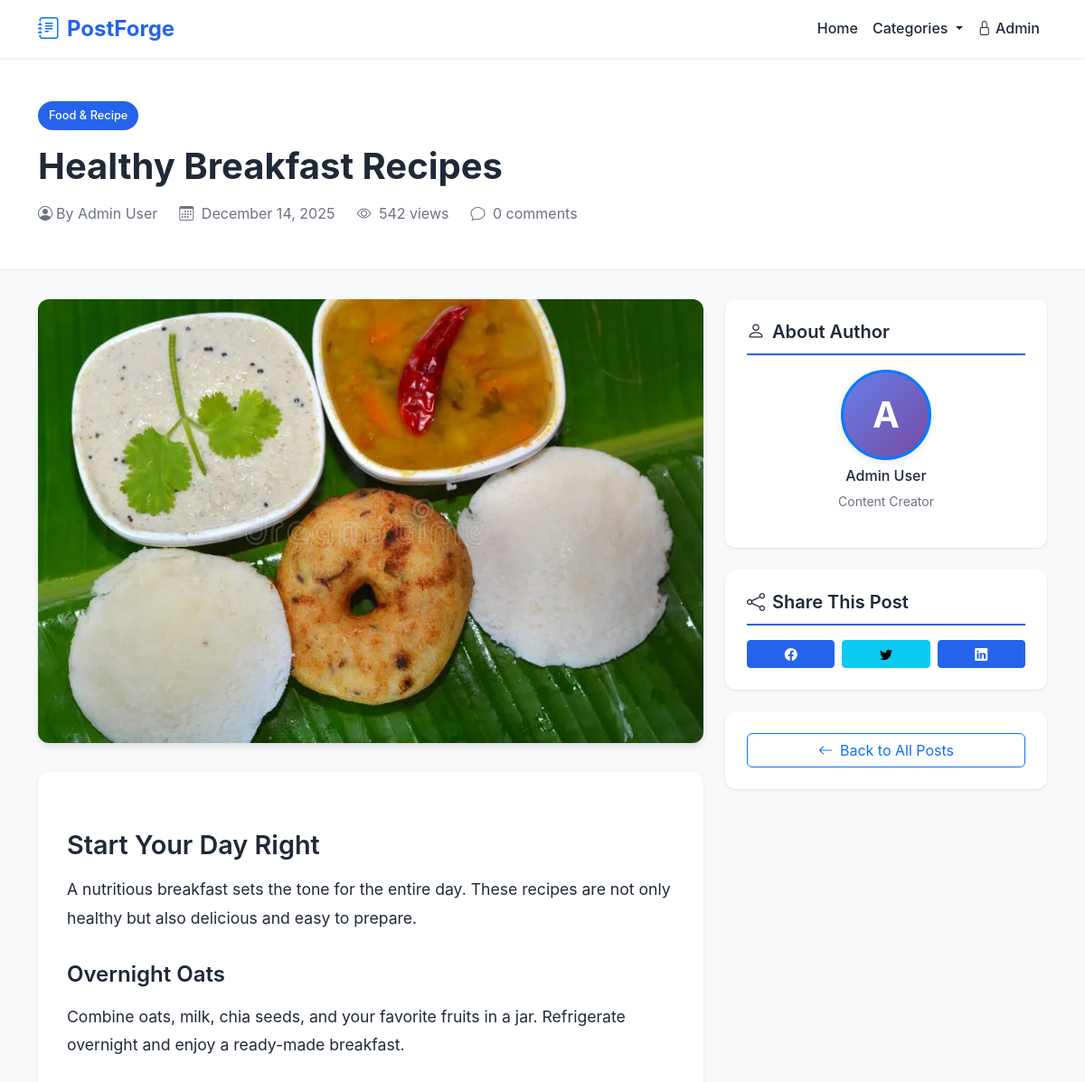
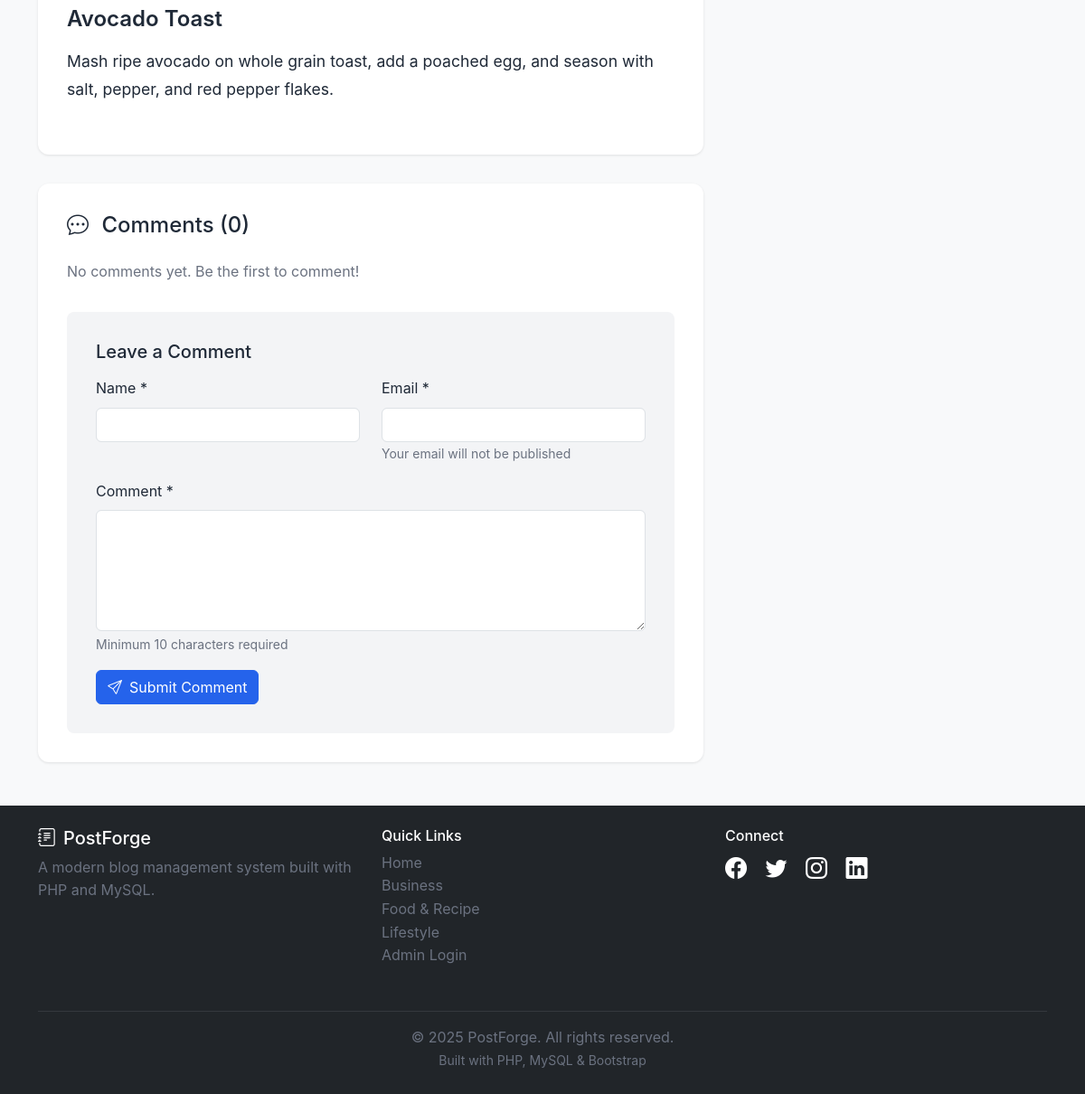
Page /post.php?slug=healthy-breakfast-recipes on the committed database (2 pictures, top to bottom).
### tables this page shows
CREATE TABLE IF NOT EXISTS posts (
    id INT PRIMARY KEY AUTO_INCREMENT,
    title VARCHAR(255) NOT NULL,
    slug VARCHAR(255) UNIQUE NOT NULL,
    content TEXT NOT NULL,
    excerpt TEXT,
    featured_image VARCHAR(255),
    category_id INT,
    author_id INT,
    status ENUM('draft', 'published') DEFAULT 'draft',
    views INT DEFAULT 0,
    created_at TIMESTAMP DEFAULT CURRENT_TIMESTAMP,
    updated_at TIMESTAMP DEFAULT CURRENT_TIMESTAMP ON UPDATE CURRENT_TIMESTAMP,
    published_at TIMESTAMP NULL,
    FOREIGN KEY (category_id) REFERENCES categories(id) ON DELETE SET NULL,
    FOREIGN KEY (author_id) REFERENCES admins(id) ON DELETE CASCADE,
    INDEX idx_slug (slug),
    INDEX idx_status (status),
    INDEX idx_category (category_id),
    INDEX idx_author (author_id),
    INDEX idx_created (created_at),
    FULLTEXT idx_search (title, content)
);

CREATE TABLE IF NOT EXISTS categories (
    id INT PRIMARY KEY AUTO_INCREMENT,
    name VARCHAR(100) UNIQUE NOT NULL,
    slug VARCHAR(100) UNIQUE NOT NULL,
    description TEXT,
    created_at TIMESTAMP DEFAULT CURRENT_TIMESTAMP,
    INDEX idx_slug (slug)
);

### includes/functions.php (called while the page is built, shortened)
<?php
function sanitize($data) {
    return htmlspecialchars($data, ENT_QUOTES, 'UTF-8');
}
function formatDate($date, $format = 'M d, Y') {
    return date($format, strtotime($date));
}
function formatNumber($number) {
    return number_format($number);
}

### public/post.php (the view, shortened to what this page needs)
<?php
require_once '../includes/functions.php';
$slug = $_GET['slug'] ?? '';
try {
    $db = getDB();
    $postStmt = $db->prepare("
        SELECT p.*, c.name as category_name, c.slug as category_slug, a.full_name as author_name, a.profile_image as author_image
        FROM posts p
        LEFT JOIN categories c ON p.category_id = c.id
        LEFT JOIN admins a ON p.author_id = a.id
        WHERE p.slug = :slug AND p.status = 'published'
    ");
    $postStmt->execute(['slug' => $slug]);
    $post = $postStmt->fetch();
    $commentsStmt = $db->prepare("
        SELECT * FROM comments
        WHERE post_id = :post_id AND status = 'approved'
        ORDER BY created_at DESC
    ");
    $commentsStmt->execute(['post_id' => $post['id']]);
    $comments = $commentsStmt->fetchAll();
} catch (PDOException $e) {
    header('Location: index.php');
    exit;
}
include 'includes/header.php';
?>
<div class="single-post-header">
    <div class="container">
        <a href="category.php?slug=<?php echo $post['category_slug']; ?>"
           class="category-badge mb-3">
            <?php echo sanitize($post['category_name'] ?? 'Uncategorized'); ?>
        </a>
        <h1 class="single-post-title"><?php echo sanitize($post['title']); ?></h1>
        <div class="single-post-meta">
            <span class="d-inline-flex align-items-center">
                <?php if ($post['author_image']): ?>
                    <img src="../uploads/profiles/<?php echo sanitize($post['author_image']); ?>"
                         alt="<?php echo sanitize($post['author_name']); ?>"
                         style="width: 24px; height: 24px; border-radius: 50%; object-fit: cover; margin-right: 8px;">
                <?php else: ?>
                    <i class="bi bi-person-circle me-1"></i>
                <?php endif; ?>
                By <?php echo sanitize($post['author_name']); ?>
            </span>
            <span>
                <i class="bi bi-calendar3 me-1"></i>
                <?php echo formatDate($post['published_at'], 'F d, Y'); ?>
            </span>
            <span>
                <i class="bi bi-eye me-1"></i>
                <?php echo formatNumber($post['views']); ?> views
            </span>
            <span>
                <i class="bi bi-chat me-1"></i>
                <?php echo count($comments); ?> comments
            </span>
        </div>
    </div>
</div>
<div class="container mb-5">
    <div class="row">
        <div class="col-lg-8">
            <?php if ($post['featured_image']): ?>
                <div class="featured-image-container">
                    <img src="<?php echo UPLOAD_URL . sanitize($post['featured_image']); ?>"
                         alt="<?php echo sanitize($post['title']); ?>"
                         class="featured-image">
                </div>
            <?php endif; ?>
            <div class="post-content">
                <?php echo $post['content']; ?>
            </div>
            <div class="comments-section" id="comments">
                <h4 class="mb-4">
                    <i class="bi bi-chat-dots me-2"></i>
                    Comments (<?php echo count($comments); ?>)
                </h4>
                <?php if (!empty($comments)): ?>
                    <div class="comments-list mb-4">
                        <?php foreach ($comments as $comment): ?>
                            <div class="comment-item" id="comment-<?php echo $comment['id']; ?>">
                                <div class="comment-author">
                                    <i class="bi bi-person-circle me-2"></i>
                                    <?php echo sanitize($comment['author_name']); ?>
                                </div>
                                <div class="comment-date">
                                    <?php echo timeAgo($comment['created_at']); ?>
                                </div>
                                <div class="comment-content">
                                    <?php echo nl2br(sanitize($comment['content'])); ?>
                                </div>
                            </div>
                        <?php endforeach; ?>
                    </div>
                <?php else: ?>
                    <p class="text-muted mb-4">No comments yet. Be the first to comment!</p>
                <?php endif; ?>
                <div class="comment-form">
                    <h5 class="mb-3">Leave a Comment</h5>
                    <form method="POST" action="">
                        <div class="row">
                            <div class="col-md-6 mb-3">
                                <label for="name" class="form-label">Name *</label>
                                <input type="text" class="form-control" id="name" name="name"
                                       value="<?php echo isset($_POST['name']) ? sanitize($_POST['name']) : ''; ?>"
                                       required>
                            </div>
                            <div class="col-md-6 mb-3">
                                <label for="email" class="form-label">Email *</label>
                                <input type="email" class="form-control" id="email" name="email"
                                       value="<?php echo isset($_POST['email']) ? sanitize($_POST['email']) : ''; ?>"
                                       required>
                                <small class="text-muted">Your email will not be published</small>
                            </div>
                        </div>
                        <div class="mb-3">
                            <label for="comment" class="form-label">Comment *</label>
                            <textarea class="form-control" id="comment" name="comment" rows="5"
                                      required><?php echo isset($_POST['comment']) ? sanitize($_POST['comment']) : ''; ?></textarea>
                        </div>
                        <button type="submit" name="submit_comment" class="btn btn-primary">
                            <i class="bi bi-send me-2"></i>Submit Comment
                        </button>
                    </form>
                </div>
            </div>
        </div>
        <div class="col-lg-4">
            <div class="sidebar-widget">
                <h5><i class="bi bi-person me-2"></i>About Author</h5>
                <div class="text-center">
                    <?php if ($post['author_image']): ?>
                        <img src="../uploads/profiles/<?php echo sanitize($post['author_image']); ?>"
                             alt="<?php echo sanitize($post['author_name']); ?>"
                             style="width: 100px; height: 100px; border-radius: 50%; object-fit: cover; border: 3px solid #007bff; box-shadow: 0 2px 8px rgba(0,0,0,0.1);">
                    <?php else: ?>
                        <div style="width: 100px; height: 100px; border-radius: 50%; background: linear-gradient(135deg, #667eea 0%, #764ba2 100%); display: inline-flex; align-items: center; justify-content: center; color: white; font-size: 2.5rem; font-weight: bold; border: 3px solid #007bff; box-shadow: 0 2px 8px rgba(0,0,0,0.1);">
                            <?php echo strtoupper(substr($post['author_name'], 0, 1)); ?>
                        </div>
                    <?php endif; ?>
                    <h6 class="mt-2"><?php echo sanitize($post['author_name']); ?></h6>
                    <p class="text-muted small">Content Creator</p>
                </div>
            </div>
            <div class="sidebar-widget">
                <h5><i class="bi bi-share me-2"></i>Share This Post</h5>
                <div class="d-flex gap-2">
                    <a href="https://facebook.com/sharer/sharer.php?u=<?php echo urlencode(SITE_URL . '/public/post.php?slug=' . $slug); ?>"
                       target="_blank" class="btn btn-primary btn-sm flex-fill">
                        <i class="bi bi-facebook"></i>
                    </a>
                    <a href="https://twitter.com/intent/tweet?url=<?php echo urlencode(SITE_URL . '/public/post.php?slug=' . $slug); ?>&text=<?php echo urlencode($post['title']); ?>"
                       target="_blank" class="btn btn-info btn-sm flex-fill">
                        <i class="bi bi-twitter"></i>
                    </a>
                    <a href="https://www.linkedin.com/shareArticle?mini=true&url=<?php echo urlencode(SITE_URL . '/public/post.php?slug=' . $slug); ?>"
                       target="_blank" class="btn btn-primary btn-sm flex-fill">
                        <i class="bi bi-linkedin"></i>
                    </a>
                </div>
            </div>
            <div class="sidebar-widget">
                <a href="index.php" class="btn btn-outline-primary w-100">
                    <i class="bi bi-arrow-left me-2"></i>Back to All Posts
                </a>
            </div>
        </div>
    </div>
</div>
<?php include 'includes/footer.php'; ?>

### public/includes/footer.php (shortened to what this page needs)
    </main>
    <footer class="bg-dark text-white mt-5 py-4">
        <div class="container">
            <div class="row">
                <div class="col-md-4 mb-3">
                    <h5><i class="bi bi-journal-text me-2"></i><?php echo SITE_NAME; ?></h5>
                    <p class="text-muted">A modern blog management system built with PHP and MySQL.</p>
                </div>
                <div class="col-md-4 mb-3">
                    <h6>Quick Links</h6>
                    <ul class="list-unstyled">
                        <li><a href="index.php" class="text-muted text-decoration-none">Home</a></li>
                        <?php
                        try {
                            $db = getDB();
                            $footerCatsStmt = $db->query("SELECT * FROM categories ORDER BY name ASC LIMIT 3");
                            $footerCategories = $footerCatsStmt->fetchAll();
                            foreach ($footerCategories as $footerCat):
                        ?>
                            <li>
                                <a href="category.php?slug=<?php echo $footerCat['slug']; ?>"
                                   class="text-muted text-decoration-none">
                                    <?php echo sanitize($footerCat['name']); ?>
                                </a>
                            </li>
                        <?php
                            endforeach;
                        } catch (PDOException $e) {
                        }
                        ?>
                        <li><a href="../admin/login.php" class="text-muted text-decoration-none">Admin Login</a></li>
                    </ul>
                </div>
                <div class="col-md-4 mb-3">
                    <h6>Connect</h6>
                    <div class="social-links">
                        <a href="#" class="text-white me-3"><i class="bi bi-facebook"></i></a>
                        <a href="#" class="text-white me-3"><i class="bi bi-twitter"></i></a>
                        <a href="#" class="text-white me-3"><i class="bi bi-instagram"></i></a>
                        <a href="#" class="text-white me-3"><i class="bi bi-linkedin"></i></a>
                    </div>
                </div>
            </div>
            <hr class="border-secondary">
            <div class="text-center text-muted">
                <p class="mb-0">&copy; <?php echo date('Y'); ?> <?php echo SITE_NAME; ?>. All rights reserved.</p>
                <small>Built with PHP, MySQL & Bootstrap</small>
            </div>
        </div>
    </footer>
</body>
</html>

### assets/css/public.css (style rules this page uses)
:root { --primary-blue: #2563eb; --primary-dark: #1e40af; --success-green: #10b981; --warning-orange: #f59e0b; --danger-red: #ef4444; --info-cyan: #06b6d4; --dark-gray: #1f2937; --medium-gray: #6b7280; --light-gray: #f3f4f6; --border-gray: #e5e7eb; }
* { margin: 0; padding: 0; box-sizing: border-box; }
body { font-family: 'Inter', 'Segoe UI', 'Roboto', sans-serif; background-color: #f8f9fa; color: var(--dark-gray); line-height: 1.6; }
.category-badge { display: inline-block; padding: 0.35rem 0.75rem; background-color: var(--primary-blue); color: white; border-radius: 20px; font-size: 0.8rem; font-weight: 500; text-decoration: none; transition: background-color 0.3s ease; }
.single-post-header { background-color: white; padding: 3rem 0; border-bottom: 1px solid var(--border-gray); margin-bottom: 2rem; }
.single-post-title { font-size: 2.5rem; font-weight: 700; margin-bottom: 1rem; line-height: 1.2; }
.single-post-meta { display: flex; align-items: center; gap: 1.5rem; color: var(--medium-gray); flex-wrap: wrap; }
.featured-image-container { margin-bottom: 2rem; border-radius: 12px; overflow: hidden; box-shadow: 0 4px 6px rgba(0, 0, 0, 0.1); }
.featured-image { width: 100%; height: auto; display: block; }
.post-content { background-color: white; padding: 2rem; border-radius: 12px; box-shadow: 0 1px 3px rgba(0, 0, 0, 0.1); margin-bottom: 2rem; font-size: 1.1rem; line-height: 1.8; }
.post-content h1, .post-content h2, .post-content h3 { margin-top: 2rem; margin-bottom: 1rem; font-weight: 600; }
.post-content h2 { font-size: 1.8rem; color: var(--dark-gray); }
.post-content h3 { font-size: 1.5rem; color: var(--dark-gray); }
.post-content p { margin-bottom: 1.5rem; }
.comments-section { background-color: white; padding: 2rem; border-radius: 12px; box-shadow: 0 1px 3px rgba(0, 0, 0, 0.1); }
.comment-form { background-color: var(--light-gray); padding: 2rem; border-radius: 8px; margin-top: 2rem; }
.sidebar-widget { background-color: white; padding: 1.5rem; border-radius: 12px; box-shadow: 0 1px 3px rgba(0, 0, 0, 0.1); margin-bottom: 1.5rem; }
.sidebar-widget h5 { font-weight: 600; margin-bottom: 1rem; padding-bottom: 0.75rem; border-bottom: 2px solid var(--primary-blue); }
footer { margin-top: 4rem; }
.social-links a { font-size: 1.5rem; transition: opacity 0.3s ease; }
.btn-primary { background-color: var(--primary-blue); border-color: var(--primary-blue); transition: all 0.3s ease; }
.text-muted { color: var(--medium-gray) !important; }

### rows in the picture
posts: category.name "Food & Recipe", title "Healthy Breakfast Recipes", author.full_name "Admin User", published_at "December 14, 2025", views "542", featured_image (picture), content "Start Your Day Right A nutritious breakfast sets the tone for the entire day. These recipes are not only healthy but also delicious and easy to prepare. Overnight Oats Combine oats, milk, chia seeds, and your favorite fruits in a jar. Refrigerate overnight and enjoy a ready-made breakfast. Avocado Toast Mash ripe avocado on whole grain toast, add a poached egg, and season with salt, pepper, and red pepper flakes.", author.full_name "A"
categories: name "Business"
categories: name "Food & Recipe"
categories: name "Lifestyle"

### other values in the picture
SITE_NAME "PostForge"
count($comments) "0"
